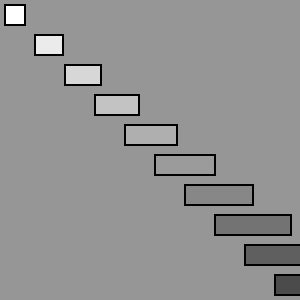
Frame 1 (no input)
Frame 60 (no input): identical to frame 1, image omitted
Frame 120 (the mouse pressed at the canvas centre since frame 60): identical to frame 1, image omitted

The p5.js sketch that drew this single still picture (run headless with seeded random() and noise() and a simulated clock; from frame 60 on, the mouse is pressed at the canvas centre):

// p5.js sketch
// ── sketch.js
function setup() {
	createCanvas(300,300);
	background(150);

for (var i=0; i<10; i+=1) {
	strokeWeight(2);
	fill(255-i*20);
	rect(5+i*30, 5+i*30, 20+i*8, 20);
	}
}

function draw() {
	}

//While loops
// while (i<width) {
// 	line(i,10,i,150);
// 	i +=10;
// }

//Rects going to bottom right, growing in width
// for (var i=0; i<10; i+=1) {
// 	strokeWeight(2);
// 	rect(5+i*30, 5+i*30, 20+i*8, 20);
// 	}

//Rects going to bottom right
// for (var i=0; i<10; i+=1) {
// 	strokeWeight(3);
// 	rect(5+i*30, 5+i*30, 20, 20);
// 	}

//Lines going to right wall
// for (var i=10; i<width; i+=10) {
// 	strokeWeight(3);
// 	line(i, 10, i, 100);


//Angled bowing lines
// //initialValue + i*increment
// 	var a = (15 + i*15) //10, 20, 30...
// 	var b = (17 + i*20)
// 	var c = (16 + i*17)
// 	line(a, 0, b, height/2);
// 	line(b, height/2, a, height);
